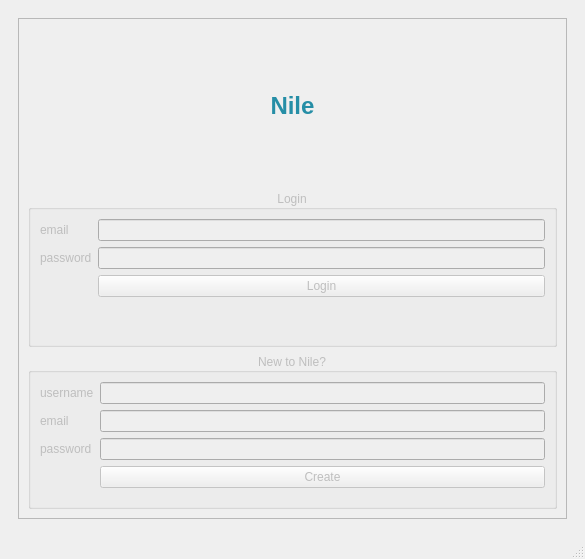
<?xml version="1.0" encoding="UTF-8"?>
<ui version="4.0">
 <class>MainWindow</class>
 <widget class="QMainWindow" name="MainWindow">
  <property name="geometry">
   <rect>
    <x>0</x>
    <y>0</y>
    <width>585</width>
    <height>559</height>
   </rect>
  </property>
  <property name="windowTitle">
   <string>MainWindow</string>
  </property>
  <widget class="QWidget" name="centralwidget">
   <layout class="QGridLayout" name="gridLayout">
    <item row="0" column="0">
     <widget class="QStackedWidget" name="viewSW">
      <property name="enabled">
       <bool>true</bool>
      </property>
      <property name="currentIndex">
       <number>0</number>
      </property>
      <widget class="QWidget" name="page">
       <layout class="QGridLayout" name="gridLayout_2">
        <item row="1" column="0">
         <widget class="QFrame" name="loginFrame">
          <property name="enabled">
           <bool>false</bool>
          </property>
          <property name="frameShape">
           <enum>QFrame::StyledPanel</enum>
          </property>
          <property name="frameShadow">
           <enum>QFrame::Raised</enum>
          </property>
          <layout class="QGridLayout" name="gridLayout_3">
           <item row="1" column="0">
            <widget class="QGroupBox" name="loginGB">
             <property name="enabled">
              <bool>false</bool>
             </property>
             <property name="sizePolicy">
              <sizepolicy hsizetype="Preferred" vsizetype="Minimum">
               <horstretch>0</horstretch>
               <verstretch>0</verstretch>
              </sizepolicy>
             </property>
             <property name="title">
              <string>Login</string>
             </property>
             <property name="alignment">
              <set>Qt::AlignCenter</set>
             </property>
             <layout class="QFormLayout" name="formLayout">
              <item row="0" column="0">
               <widget class="QLabel" name="emailL">
                <property name="text">
                 <string>email</string>
                </property>
               </widget>
              </item>
              <item row="0" column="1">
               <widget class="QLineEdit" name="emailLE"/>
              </item>
              <item row="1" column="0">
               <widget class="QLabel" name="passwordL">
                <property name="text">
                 <string>password</string>
                </property>
               </widget>
              </item>
              <item row="1" column="1">
               <widget class="QLineEdit" name="passwordLE">
                <property name="echoMode">
                 <enum>QLineEdit::Password</enum>
                </property>
               </widget>
              </item>
              <item row="2" column="1">
               <widget class="QPushButton" name="loginPB">
                <property name="enabled">
                 <bool>false</bool>
                </property>
                <property name="text">
                 <string>Login</string>
                </property>
               </widget>
              </item>
             </layout>
            </widget>
           </item>
           <item row="2" column="0">
            <widget class="QGroupBox" name="groupBox">
             <property name="enabled">
              <bool>false</bool>
             </property>
             <property name="title">
              <string>New to Nile?</string>
             </property>
             <property name="alignment">
              <set>Qt::AlignCenter</set>
             </property>
             <layout class="QFormLayout" name="formLayout_2">
              <item row="0" column="0">
               <widget class="QLabel" name="newUsernameL">
                <property name="text">
                 <string>username</string>
                </property>
               </widget>
              </item>
              <item row="0" column="1">
               <widget class="QLineEdit" name="newUsernameLE"/>
              </item>
              <item row="2" column="0">
               <widget class="QLabel" name="newPasswordL">
                <property name="text">
                 <string>password</string>
                </property>
               </widget>
              </item>
              <item row="2" column="1">
               <widget class="QLineEdit" name="newPasswordLE">
                <property name="echoMode">
                 <enum>QLineEdit::Password</enum>
                </property>
               </widget>
              </item>
              <item row="3" column="1">
               <widget class="QPushButton" name="createPB">
                <property name="enabled">
                 <bool>false</bool>
                </property>
                <property name="text">
                 <string>Create</string>
                </property>
               </widget>
              </item>
              <item row="1" column="0">
               <widget class="QLabel" name="newEmailL">
                <property name="text">
                 <string>email</string>
                </property>
               </widget>
              </item>
              <item row="1" column="1">
               <widget class="QLineEdit" name="newEmailLE"/>
              </item>
             </layout>
            </widget>
           </item>
           <item row="0" column="0">
            <widget class="QLabel" name="titleL">
             <property name="enabled">
              <bool>false</bool>
             </property>
             <property name="font">
              <font>
               <pointsize>18</pointsize>
               <weight>75</weight>
               <bold>true</bold>
               <stylestrategy>PreferDefault</stylestrategy>
              </font>
             </property>
             <property name="autoFillBackground">
              <bool>false</bool>
             </property>
             <property name="styleSheet">
              <string notr="true">color: #268ea6;</string>
             </property>
             <property name="text">
              <string>Nile</string>
             </property>
             <property name="alignment">
              <set>Qt::AlignCenter</set>
             </property>
            </widget>
           </item>
          </layout>
         </widget>
        </item>
       </layout>
      </widget>
      <widget class="QWidget" name="page_2"/>
     </widget>
    </item>
   </layout>
  </widget>
  <widget class="QStatusBar" name="statusbar"/>
  <widget class="QMenuBar" name="menubar">
   <property name="geometry">
    <rect>
     <x>0</x>
     <y>0</y>
     <width>585</width>
     <height>20</height>
    </rect>
   </property>
  </widget>
 </widget>
 <tabstops>
  <tabstop>emailLE</tabstop>
  <tabstop>passwordLE</tabstop>
  <tabstop>loginPB</tabstop>
  <tabstop>newUsernameLE</tabstop>
  <tabstop>newEmailLE</tabstop>
  <tabstop>newPasswordLE</tabstop>
  <tabstop>createPB</tabstop>
 </tabstops>
 <resources/>
 <connections/>
</ui>
